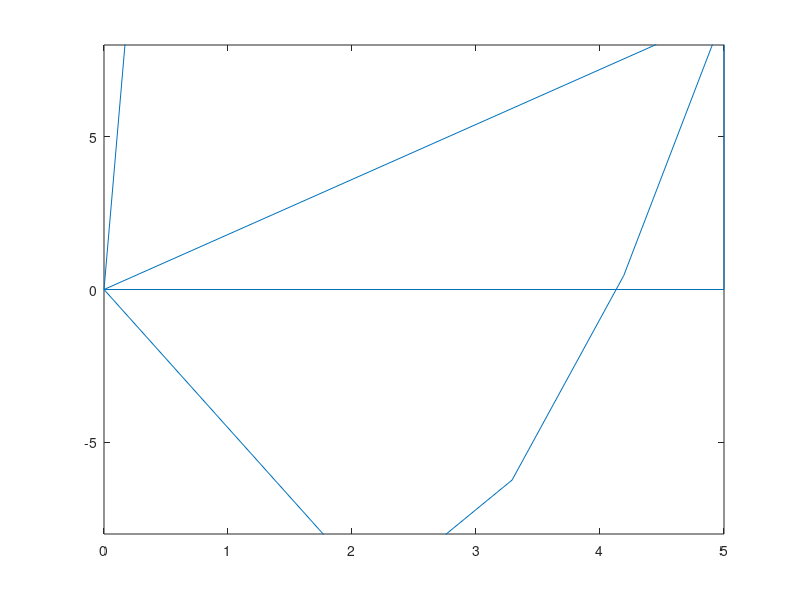

Recreate this plot in MATLAB.
clc
close all
clear all


m = input('Enter max camber value: ');
p = input('Enter location of max camber: ');
t = input('Enter thickness ratio value: ');
c = input('Enter chord length: ');
panels = input('Enter number of panels: ');

y_t = zeros(panels,1);
y_c = zeros(panels,1);
dy_c = zeros(panels,1);
xi = zeros(panels,1);
x_U = zeros(panels,1);
x_L = zeros(panels,1);
y_U = zeros(panels,1);
y_L = zeros(panels,1);
x_Vals = linspace(0,c,panels);

y_t_clean = rmmissing(y_t);
y_c_clean = rmmissing(y_c);
dy_c_clean = rmmissing(dy_c);
xi_clean = rmmissing(xi);
x_U_clean = rmmissing(x_U);
x_L_clean = rmmissing(x_L);
y_U_clean = rmmissing(y_U);
y_L_clean = rmmissing(y_L);


for i = 1:panels

    x = x_Vals(i);
    
    if x <= (p*c)
        y_c(i) = m * (x/(p)^2) * ((2*p) - (x/c));
        dy_c(i) = (m/(c*p)^3) * (-(2 * x * p) + (2 * c * p^2));

    else
        y_c(i) = m * (((c-x)/(1-p)^2) * (1 + (x/c) - (2*p)));
        dy_c(i) = (m/(c*(1-p)^3)) * ((-2*x) + (2*x*p) + (2*c*p) - (2*c*p^2));

    end
    sum = ((0.2969 * sqrt(x/c)) - (0.1260 * (x/c)) - (0.3516 * (x/c)^2) + (0.2843 * (x/c)^3) - (0.1036 * (x/c)^4));
    y_t(i) = c * (t/0.2) * sum;
  
    xi(i) = atan(dy_c(i));
    x_U(i) = x - (y_t(i) * sin(xi(i)));
    x_L(i) = x + (y_t(i) * sin(xi(i)));
    y_U(i) = y_c(i) + (y_t(i) * cos(xi(i)));
    y_L(i) = y_c(i) - (y_t(i) * cos(xi(i)));

end

x_first_final = c;
y_first_final = 0;

airfoil_x_coords = [x_first_final; x_L; x_U; x_first_final];
airfoil_y_coords = [y_first_final; y_L; y_U; y_first_final];

figure;
plot(airfoil_x_coords,airfoil_y_coords);
ylim([-8,8]);

